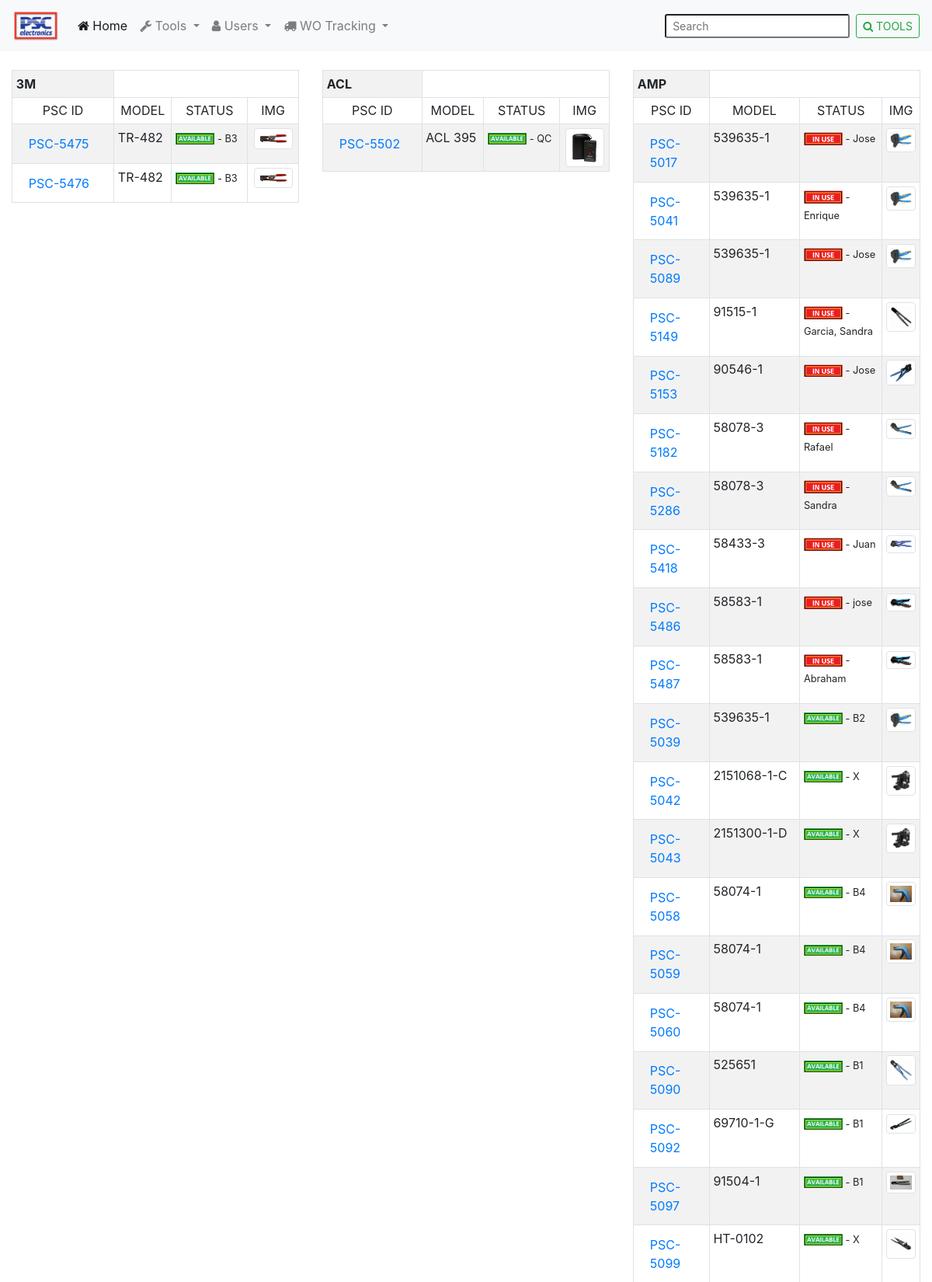
/PSC_tools/tools.php (upper part), run on the app's committed database.
### tables this page shows
CREATE TABLE IF NOT EXISTS `tools_main_db` (
  `id_tool` int(11) NOT NULL AUTO_INCREMENT,
  `psc_id` varchar(15) NOT NULL,
  `manufacturer` varchar(50) NOT NULL,
  `model` varchar(50) NOT NULL,
  `certif_num` varchar(20) NOT NULL,
  `qty` int(11) NOT NULL DEFAULT '1',
  `reg_date` datetime NOT NULL DEFAULT CURRENT_TIMESTAMP,
  `description` varchar(200) NOT NULL,
  `notes` varchar(200) NOT NULL,
  `last_use` timestamp NOT NULL DEFAULT CURRENT_TIMESTAMP,
  `stock` varchar(10) NOT NULL,
  `available` int(11) NOT NULL DEFAULT '0',
  `common` varchar(200) NOT NULL DEFAULT '1',
  `img` varchar(500) DEFAULT NULL,
  `trimmed` varchar(50) NOT NULL,
  `used_qty` int(11) NOT NULL,
  `user_know` varchar(100) NOT NULL,
  PRIMARY KEY (`id_tool`),
  UNIQUE KEY `psc_id` (`psc_id`)
);

### PSC_tools/tools.php (the view, shortened to what this page needs)
<?php
include('../header.php');
$link = Conectarse();
$sqlmanufactures = "SELECT manufacturer from tools_main_db GROUP by manufacturer";
$exec = mysqli_query($link, $sqlmanufactures);
?>
<div class="container-fluid">
    <div class="row">
        <?php
        while ($row = mysqli_fetch_array($exec)) {
            $manufacturer = $row['manufacturer'];
        ?>
            <div class="col-sm-6 col-md-4">
                <table class="table table-sm table-striped table-bordered table-hover">
                    <tr>
                        <th><?= $manufacturer; ?></th>
                    </tr>
                    <tr class="text-center">
                        <td>PSC ID</td>
                        <td>MODEL</td>
                        <td>STATUS</td>
                        <td>IMG</td>
                    </tr>
                    <?php
                            $sql = "SELECT * from tools_main_db where manufacturer = '$manufacturer' order by manufacturer,available,psc_id, model";
                            $exec2 = mysqli_query($link, $sql);
                            $onerrorprint = "onerror=this.onerror=null;this.src='tools_imgs/no_image.png';";
                            while ($row2 = mysqli_fetch_array($exec2)) {
                                echo "<tr>";
                                echo "<td><a href='tool_details.php?id=" . $row2['psc_id'] . "' class='nav-link'>" . $row2['psc_id'] . " </a></td>";
                                echo "<td>" . $row2['model'] . "</td>";
                                if ($row2['available'] == '1') {
                                    $setstatus = "<img src='components/available.png' width='50px' alt='AVAILABLE'/><small> - " . $row2['stock'] . "</small>";
                                } else {
                                    $setstatus = "<img src='components/notavailable.png' width='50px' alt='NOT AVAILABLE'/><small> - " . $row2['user_know'] . "</small>";
                                }
                                echo "<td>" . $setstatus . "</td>";
                                echo "<td class='text-center'> <a href='tools_imgs/" . $row2["img"] . "' data-lightbox='image-1' data-title='" . $row2["model"] . "'><img src='tools_imgs/" . $row2["img"] . "' class='img-thumbnail' width='50px' $onerrorprint /></td>";
                                echo "</tr>";
                            }
                    ?>
                </table>
            </div>
        <?php
                        }
        ?>
    </div>
</div>
<?php
                        include('../footer.php');
?>

### header.php (shortened to what this page needs)
<?php
$host = $_SERVER["HTTP_HOST"];
$url = $_SERVER["REQUEST_URI"];
$seg_url = explode("/", $url);
$search_action =  $seg_url[1];
$search_text = explode("_", $search_action);
if (isset($search_text[1])) {
  $search_icon = strtoupper($search_text[1]);
} else {
  $search_icon = " ";
}
$form_action = "index";
if (isset($seg_url[2])) {
  $screen = explode("_", $seg_url[2]);
  if (isset($screen[1])) {
    if (($screen[1] == "full") || ($screen[1] == "full.php") || ($screen[1] == "FULL")) {
      $varforhidde = "hidden";
    } else {
      $varforhidde = "";
    }
  } else {
    $varforhidde = "";
  }
} else {
  $varforhidde = "";
}
?>
<!DOCTYPE html>
<html lang="en">
<head>
  <link rel="stylesheet" href="https://stackpath.bootstrapcdn.com/bootstrap/4.3.1/css/bootstrap.min.css">
  <link href="https://stackpath.bootstrapcdn.com/font-awesome/4.7.0/css/font-awesome.min.css" rel="stylesheet">
  <link href="../lightbox/dist/css/lightbox.css" rel="stylesheet" />
  <link rel="stylesheet" href="../customs.css">
  <link href="https://cdnjs.cloudflare.com/ajax/libs/select2/4.0.3/css/select2.min.css" rel="stylesheet" />
</head>
<body>
  <nav class="navbar navbar-expand-lg navbar-light bg-light sticky-top" <?= $varforhidde ?>>
    <a class="navbar-brand" href="http://<?= $host; ?>"><img src="../psc_logo.png" width="60px" alt="PSC Electronics"></a>
    <div class="collapse navbar-collapse" id="navbarSupportedContent">
      <ul class="navbar-nav mr-auto">
        <li class="nav-item active">
          <a class="nav-link" href="index"><i class="fa fa-home fa-sm"></i> Home <span class="sr-only">(current)</span></a>
        </li>
        <li class="nav-item dropdown">
          <a class="nav-link dropdown-toggle" href="main_tools" id="navbarDropdown" role="button" data-toggle="dropdown" aria-haspopup="true" aria-expanded="false">
            <i class="fa fa-wrench"></i> Tools
          </a>
        </li>
        <li class="nav-item dropdown">
          <a class="nav-link dropdown-toggle" href="index" id="navbarDropdown" role="button" data-toggle="dropdown" aria-haspopup="true" aria-expanded="false">
            <i class="fa fa-user fa-sm"></i> Users
          </a>
        </li>
        <li class="nav-item dropdown">
          <a class="nav-link dropdown-toggle" href="index" id="navbarDropdown" role="button" data-toggle="dropdown" aria-haspopup="true" aria-expanded="false">
            <i class="fa fa-truck fa-sm"></i> WO Tracking
          </a>
        </li>
      </ul>
      <form action="<?= $form_action; ?>" class="form-inline my-2 my-lg-0" id="searchform">
        <input class="form-control-sm mr-sm-2" type="search" placeholder="Search" aria-label="Search" name="srch" id="srch" value="" autofocus autocomplete="off">
        <button class="btn btn-outline-success my-2 my-sm-0 btn-sm" type="submit"> <i class="fa fa-search"> </i> <?= $search_icon; ?></button>
      </form>
    </div>
  </nav>
  <br>

### footer.php (shortened to what this page needs)
</body>
<br>
<br>
</html>

### data on the page
tools_main_db: psc "PSC-5475", model "TR-482", stock "B3", img (picture)
tools_main_db: psc "PSC-5476", model "TR-482", stock "B3", img (picture)
tools_main_db: psc "PSC-5502", model "ACL 395", stock "QC", img (picture)
tools_main_db: psc "PSC-5017", model "539635-1", user_know "Jose", img (picture)
tools_main_db: psc "PSC-5041", model "539635-1", user_know "Enrique", img (picture)
tools_main_db: psc "PSC-5089", model "539635-1", user_know "Jose", img (picture)
tools_main_db: psc "PSC-5149", model "91515-1", user_know "Garcia, Sandra", img (picture)
tools_main_db: psc "PSC-5153", model "90546-1", user_know "Jose", img (picture)
tools_main_db: psc "PSC-5182", model "58078-3", user_know "Rafael", img (picture)
tools_main_db: psc "PSC-5286", model "58078-3", user_know "Sandra", img (picture)
tools_main_db: psc "PSC-5418", model "58433-3", user_know "Juan", img (picture)
tools_main_db: psc "PSC-5486", model "58583-1", user_know "jose", img (picture)
tools_main_db: psc "PSC-5487", model "58583-1", user_know "Abraham", img (picture)
tools_main_db: psc "PSC-5039", model "539635-1", stock "B2", img (picture)
tools_main_db: psc "PSC-5042", model "2151068-1-C", stock "X", img (picture)
tools_main_db: psc "PSC-5043", model "2151300-1-D", stock "X", img (picture)
tools_main_db: psc "PSC-5058", model "58074-1", stock "B4", img (picture)
tools_main_db: psc "PSC-5059", model "58074-1", stock "B4", img (picture)
tools_main_db: psc "PSC-5060", model "58074-1", stock "B4", img (picture)
tools_main_db: psc "PSC-5090", model "525651", stock "B1", img (picture)
tools_main_db: psc "PSC-5092", model "69710-1-G", stock "B1", img (picture)
tools_main_db: psc "PSC-5097", model "91504-1", stock "B1", img (picture)
tools_main_db: psc "PSC-5099", model "HT-0102", stock "X", img (picture)

### other printed values
$search_icon "TOOLS"
$manufacturer "3M"
$manufacturer "ACL"
$manufacturer "AMP"
